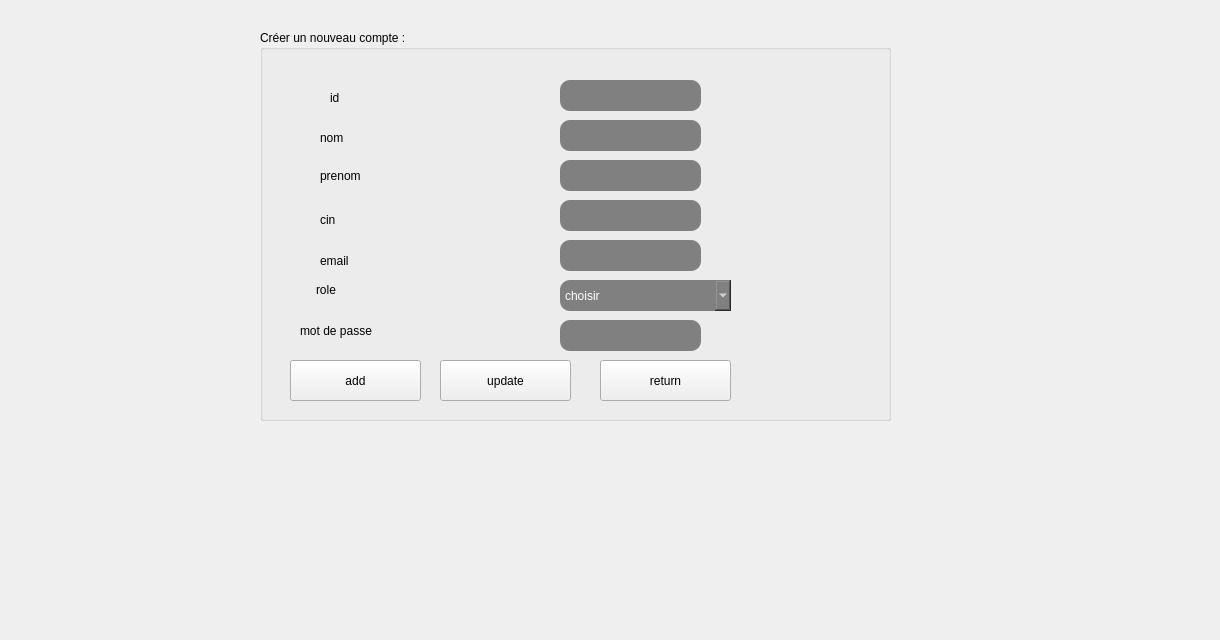
      <widget class="QWidget" name="tab_25">
       <attribute name="title">
        <string>ajouter</string>
       </attribute>
       <widget class="QGroupBox" name="groupBox_3">
        <property name="geometry">
         <rect>
          <x>260</x>
          <y>30</y>
          <width>631</width>
          <height>391</height>
         </rect>
        </property>
        <property name="styleSheet">
         <string notr="true">font: 70 20pt &quot;Rockwell Extra Bold&quot;</string>
        </property>
        <property name="title">
         <string>Créer un nouveau compte :</string>
        </property>
        <widget class="QLabel" name="label_68">
         <property name="geometry">
          <rect>
           <x>60</x>
           <y>100</y>
           <width>111</width>
           <height>16</height>
          </rect>
         </property>
         <property name="styleSheet">
          <string notr="true">font: 81 15pt &quot;Rockwell Extra Bold&quot;</string>
         </property>
         <property name="text">
          <string>nom</string>
         </property>
        </widget>
        <widget class="QLabel" name="label_69">
         <property name="geometry">
          <rect>
           <x>60</x>
           <y>130</y>
           <width>141</width>
           <height>31</height>
          </rect>
         </property>
         <property name="styleSheet">
          <string notr="true">font: 81 15pt &quot;Rockwell Extra Bold&quot;</string>
         </property>
         <property name="text">
          <string>prenom</string>
         </property>
        </widget>
        <widget class="QLabel" name="label_70">
         <property name="geometry">
          <rect>
           <x>60</x>
           <y>180</y>
           <width>47</width>
           <height>20</height>
          </rect>
         </property>
         <property name="styleSheet">
          <string notr="true">font: 81 15pt &quot;Rockwell Extra Bold&quot;</string>
         </property>
         <property name="text">
          <string>cin</string>
         </property>
        </widget>
        <widget class="QLabel" name="label_71">
         <property name="geometry">
          <rect>
           <x>60</x>
           <y>220</y>
           <width>121</width>
           <height>21</height>
          </rect>
         </property>
         <property name="styleSheet">
          <string notr="true">font: 81 15pt &quot;Rockwell Extra Bold&quot;</string>
         </property>
         <property name="text">
          <string>email</string>
         </property>
        </widget>
        <widget class="QLineEdit" name="le_nom_mo">
         <property name="geometry">
          <rect>
           <x>300</x>
           <y>90</y>
           <width>141</width>
           <height>31</height>
          </rect>
         </property>
         <property name="styleSheet">
          <string notr="true">border-radius: 10px;
background-color: grey;
color: rgb(255, 255, 255);
alternate-background-color: rgb(255, 255, 255);</string>
         </property>
        </widget>
        <widget class="QLineEdit" name="le_prenom_mo">
         <property name="geometry">
          <rect>
           <x>300</x>
           <y>130</y>
           <width>141</width>
           <height>31</height>
          </rect>
         </property>
         <property name="styleSheet">
          <string notr="true">border-radius: 10px;
background-color: grey;
color: rgb(255, 255, 255);
alternate-background-color: rgb(255, 255, 255);</string>
         </property>
        </widget>
        <widget class="QLineEdit" name="le_cin_mo">
         <property name="geometry">
          <rect>
           <x>300</x>
           <y>170</y>
           <width>141</width>
           <height>31</height>
          </rect>
         </property>
         <property name="styleSheet">
          <string notr="true">border-radius: 10px;
background-color: grey;
color: rgb(255, 255, 255);
alternate-background-color: rgb(255, 255, 255);</string>
         </property>
        </widget>
        <widget class="QLineEdit" name="le_email_mo">
         <property name="geometry">
          <rect>
           <x>300</x>
           <y>210</y>
           <width>141</width>
           <height>31</height>
          </rect>
         </property>
         <property name="styleSheet">
          <string notr="true">border-radius: 10px;
background-color: grey;
color: rgb(255, 255, 255);
alternate-background-color: rgb(255, 255, 255);</string>
         </property>
        </widget>
        <widget class="QLabel" name="label_72">
         <property name="geometry">
          <rect>
           <x>56</x>
           <y>250</y>
           <width>81</width>
           <height>20</height>
          </rect>
         </property>
         <property name="styleSheet">
          <string notr="true">font: 81 15pt &quot;Rockwell Extra Bold&quot;</string>
         </property>
         <property name="text">
          <string>role</string>
         </property>
        </widget>
        <widget class="QLabel" name="label_73">
         <property name="geometry">
          <rect>
           <x>40</x>
           <y>290</y>
           <width>221</width>
           <height>21</height>
          </rect>
         </property>
         <property name="styleSheet">
          <string notr="true">font: 81 15pt &quot;Rockwell Extra Bold&quot;</string>
         </property>
         <property name="text">
          <string>mot de passe</string>
         </property>
        </widget>
        <widget class="QLineEdit" name="le_mdp_mo">
         <property name="geometry">
          <rect>
           <x>300</x>
           <y>290</y>
           <width>141</width>
           <height>31</height>
          </rect>
         </property>
         <property name="styleSheet">
          <string notr="true">border-radius: 10px;
background-color: grey;
color: rgb(255, 255, 255);
alternate-background-color: rgb(255, 255, 255);</string>
         </property>
        </widget>
        <widget class="QLabel" name="label_74">
         <property name="geometry">
          <rect>
           <x>70</x>
           <y>60</y>
           <width>51</width>
           <height>16</height>
          </rect>
         </property>
         <property name="styleSheet">
          <string notr="true">font: 81 15pt &quot;Rockwell Extra Bold&quot;</string>
         </property>
         <property name="text">
          <string>id</string>
         </property>
        </widget>
        <widget class="QLineEdit" name="le_id_mo">
         <property name="geometry">
          <rect>
           <x>300</x>
           <y>50</y>
           <width>141</width>
           <height>31</height>
          </rect>
         </property>
         <property name="styleSheet">
          <string notr="true">border-radius: 10px;
background-color: grey;
color: rgb(255, 255, 255);
alternate-background-color: rgb(255, 255, 255);</string>
         </property>
        </widget>
        <widget class="QPushButton" name="pushButton_17">
         <property name="geometry">
          <rect>
           <x>30</x>
           <y>330</y>
           <width>131</width>
           <height>41</height>
          </rect>
         </property>
         <property name="styleSheet">
          <string notr="true">QPushButton

{
	background-color: rgb(72, 78, 86);
	border-style: outset;
    border-width: 2px;
    border-radius:20px;
    border-color: beige;
    font: bold 14px;;
    padding: 6px;
	color: rgb(255, 255, 255);

}

QPushButton:hover

{
	background-color: rgb(106, 227, 231);
	color: rgb(0, 0, 0);
	gridline-color: rgb(94, 118, 255);
}

QPushButton:pressed</string>
         </property>
         <property name="text">
          <string>add</string>
         </property>
        </widget>
        <widget class="QPushButton" name="pushButton_18">
         <property name="geometry">
          <rect>
           <x>180</x>
           <y>330</y>
           <width>131</width>
           <height>41</height>
          </rect>
         </property>
         <property name="styleSheet">
          <string notr="true">QPushButton

{
	background-color: rgb(72, 78, 86);
	border-style: outset;
    border-width: 2px;
    border-radius:20px;
    border-color: beige;
    font: bold 14px;;
    padding: 6px;
	color: rgb(255, 255, 255);

}

QPushButton:hover

{
	background-color: rgb(106, 227, 231);
	color: rgb(0, 0, 0);
	gridline-color: rgb(94, 118, 255);
}

QPushButton:pressed</string>
         </property>
         <property name="text">
          <string>update</string>
         </property>
        </widget>
        <widget class="QPushButton" name="pushButton_19">
         <property name="geometry">
          <rect>
           <x>340</x>
           <y>330</y>
           <width>131</width>
           <height>41</height>
          </rect>
         </property>
         <property name="styleSheet">
          <string notr="true">QPushButton

{
	background-color: rgb(72, 78, 86);
	border-style: outset;
    border-width: 2px;
    border-radius:20px;
    border-color: beige;
    font: bold 14px;;
    padding: 6px;
	color: rgb(255, 255, 255);

}

QPushButton:hover

{
	background-color: rgb(106, 227, 231);
	color: rgb(0, 0, 0);
	gridline-color: rgb(94, 118, 255);
}

QPushButton:pressed</string>
         </property>
         <property name="text">
          <string>return</string>
         </property>
        </widget>
        <widget class="QComboBox" name="comboBox_role_mo">
         <property name="geometry">
          <rect>
           <x>300</x>
           <y>250</y>
           <width>171</width>
           <height>31</height>
          </rect>
         </property>
         <property name="styleSheet">
          <string notr="true">border-radius: 10px;
background-color: grey;
color: rgb(255, 255, 255);
alternate-background-color: rgb(255, 255, 255);</string>
         </property>
         <item>
          <property name="text">
           <string>choisir</string>
          </property>
         </item>
         <item>
          <property name="text">
           <string>expert</string>
          </property>
         </item>
         <item>
          <property name="text">
           <string>admin</string>
          </property>
         </item>
        </widget>
       </widget>
       <widget class="QLabel" name="back5_11">
        <property name="geometry">
         <rect>
          <x>-100</x>
          <y>0</y>
          <width>1211</width>
          <height>631</height>
         </rect>
        </property>
        <property name="text">
         <string/>
        </property>
        <property name="pixmap">
         <pixmap>bg.png</pixmap>
        </property>
       </widget>
       <zorder>back5_11</zorder>
       <zorder>groupBox_3</zorder>
      </widget>
